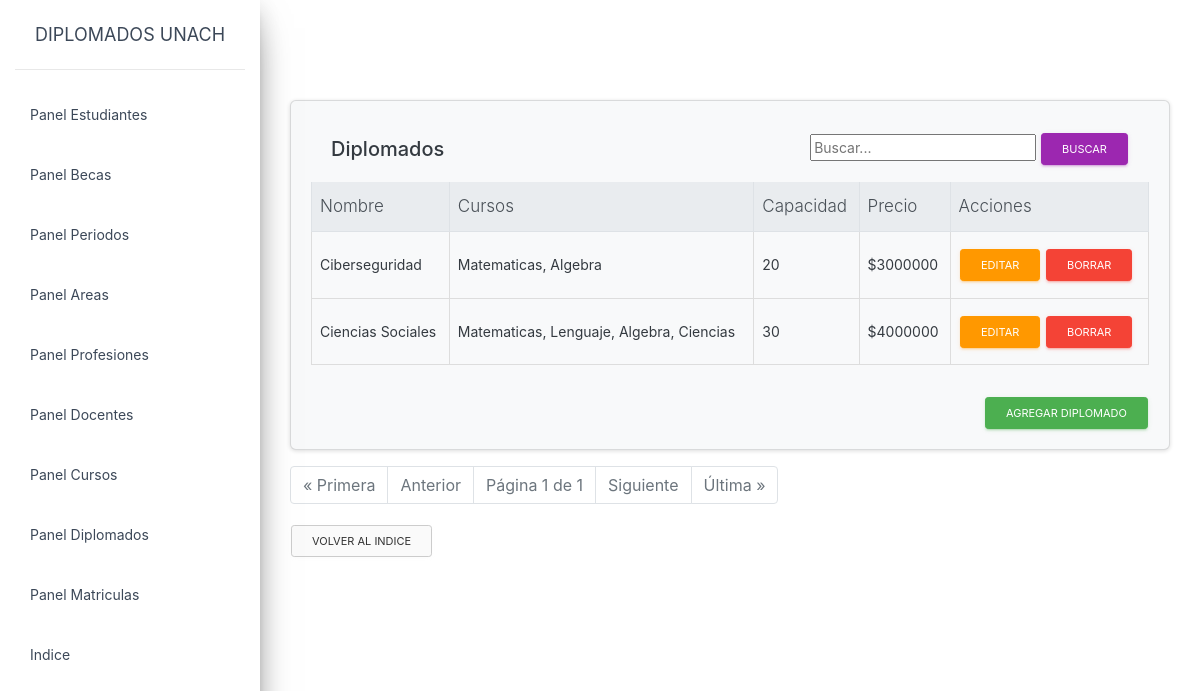
/artemis/panel_diplomados.html (signed in), run on the app's committed database.
### artemis/models.py (models this page shows, shortened)
class Diplomados(models.Model):
    id = models.AutoField(primary_key=True)
    nombre_diplomado = models.CharField(max_length=20)
    cursos_req = models.ManyToManyField(Cursos)
    capacidad = models.IntegerField()
    precio = models.IntegerField()

class Cursos(models.Model):
    id = models.AutoField(primary_key=True)
    nombre_curso = models.CharField(max_length=20)
    docente = models.ForeignKey(Docentes, on_delete=models.CASCADE)
    def __str__(self):
        return self.nombre_curso

### artemis/views.py (the view)
# urls.py: path('panel_diplomados.html',panel_diplomados.as_view(),name = 'panel_diplomados'),
@method_decorator(login_required, name='dispatch' )
class panel_diplomados(ListView):
    context_object_name = 'panel_diplomados'
    template_name = 'panel_diplomados.html'
    paginate_by = 15
    queryset = Diplomados.objects.all()
    search_form = SearchForm
    def get_queryset(self):
        queryset = Diplomados.objects.order_by('nombre_diplomado')
        query = self.request.GET.get('query')
        if query:
            queryset = queryset.filter(
                Q(nombre_diplomado__icontains=query) |
                Q(cursos_req__nombre_curso__icontains=query)
            )
        return queryset
    def get_context_data(self, **kwargs):
        context = super(panel_diplomados, self).get_context_data(**kwargs)
        context['search_form'] = self.search_form(self.request.GET or None)
        return context

### artemis/forms.py
class SearchForm(forms.Form):
    query = forms.CharField(label='', widget=forms.TextInput(attrs={'placeholder': 'Buscar...'}))

### artemis/templates/panel_diplomados.html (shortened to what this page needs)
{% extends "base.html" %}
{% block content %}
<head>
   <link rel="stylesheet" href="https://stackpath.bootstrapcdn.com/bootstrap/4.1.3/css/bootstrap.min.css">
   {% load crispy_forms_tags %}
</head>
<div class="card text-dark bg-light mb-3">
    <div class="card-body">
        <div class="card-header d-flex justify-content-between align-items-center">
            <h5 class="mb-0">Diplomados</h5>
            <form method="GET" class="search-form">
                <input type="text" name="query" value="{{ search_form.value }}" placeholder="Buscar...">
                <button type="submit" class="btn btn-primary btn-sm">Buscar</button>
            </form>
        </div>
        <div class="table-responsive" style="max-height: calc(100vh - 370px); overflow-y: auto;">
            <table class="table table-hover table-bordered">
                <thead class="thead-light">
                    <tr>
                <th>Nombre </th>
                <th>Cursos  </th>
                <th>Capacidad </th>
                <th>Precio </th>
                <th>Acciones </th>
            </tr>
        </thead>
        <tbody>
            {% for Diplomados in object_list %}
            <tr class="table-hover">
                <td>{{ Diplomados.nombre_diplomado }} </td>
                <td>{{ Diplomados.cursos_req.all|join:", " }} </td>  {{ place.area.all }}
                <td>{{ Diplomados.capacidad}} </td>
                <td>${{ Diplomados.precio}} </td>
                <td>
                    <a href="{% url "artemis:edit_diplomado" Diplomados.pk %}" class="btn btn-warning btn-sm">Editar</a>
                    <a href="{% url "artemis:delete_diplomado" Diplomados.pk %}" class="btn btn-danger btn-sm">Borrar</a>
                </td>
            </tr>
            {% endfor %}
        </tbody>
    </table>
</div>
<div class="d-flex justify-content-end">
    <a href="{% url "artemis:new_diplomado" %}" class="btn btn-success btn-sm mt-3"> Agregar diplomado</a>
</div>
</div>
</div>
<div class="pagination">
    <ul class="pagination justify-content-center">
      {% if page_obj.has_previous %}
      <li class="page-item"><a class="page-link" href="?page=1">&laquo; Primera</a></li>
      <li class="page-item"><a class="page-link" href="?page={{ page_obj.previous_page_number }}">Anterior</a></li>
      {% else %}
      <li class="page-item disabled"><span class="page-link">&laquo; Primera</span></li>
      <li class="page-item disabled"><span class="page-link">Anterior</span></li>
      {% endif %}
      <li class="page-item disabled"><span class="page-link">Página {{ page_obj.number }} de {{ page_obj.paginator.num_pages }}</span></li>
      {% if page_obj.has_next %}
      <li class="page-item"><a class="page-link" href="?page={{ page_obj.next_page_number }}">Siguiente</a></li>
      <li class="page-item"><a class="page-link" href="?page={{ page_obj.paginator.num_pages }}">Última &raquo;</a></li>
      {% else %}
      <li class="page-item disabled"><span class="page-link">Siguiente</span></li>
      <li class="page-item disabled"><span class="page-link">Última &raquo;</span></li>
      {% endif %}
  </div>
    <p>
        <a href="{% url "artemis:index" %}" class="btn btn-secondary btn-sm" >Volver al indice</a>
    </p>
{%endblock content%}

### artemis/templates/base.html (style rules this page uses)
.card { margin-top: 0; }

### data on the page
Diplomados: nombre_diplomado "Ciberseguridad", cursos_req.all "Matematicas, Algebra", capacidad "20", precio "3000000"
Diplomados: nombre_diplomado "Ciencias Sociales", cursos_req.all "Matematicas, Lenguaje, Algebra, Ciencias", capacidad "30", precio "4000000"

### other printed values
{{ page_obj.number }} "1"
{{ page_obj.paginator.num_pages }} "1"
